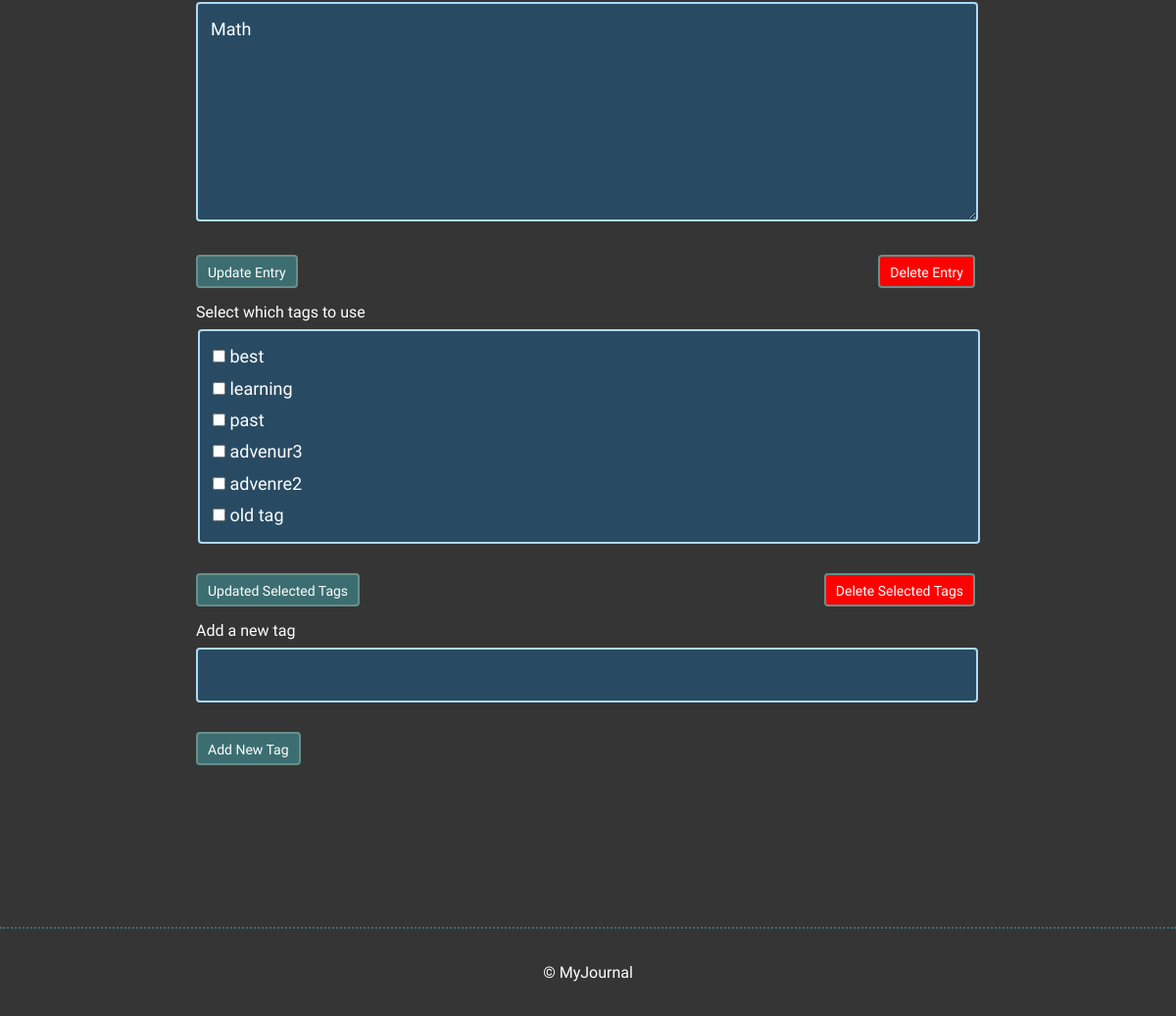
The page /edit.php?id=5 (lower part) on the database as committed earlier.
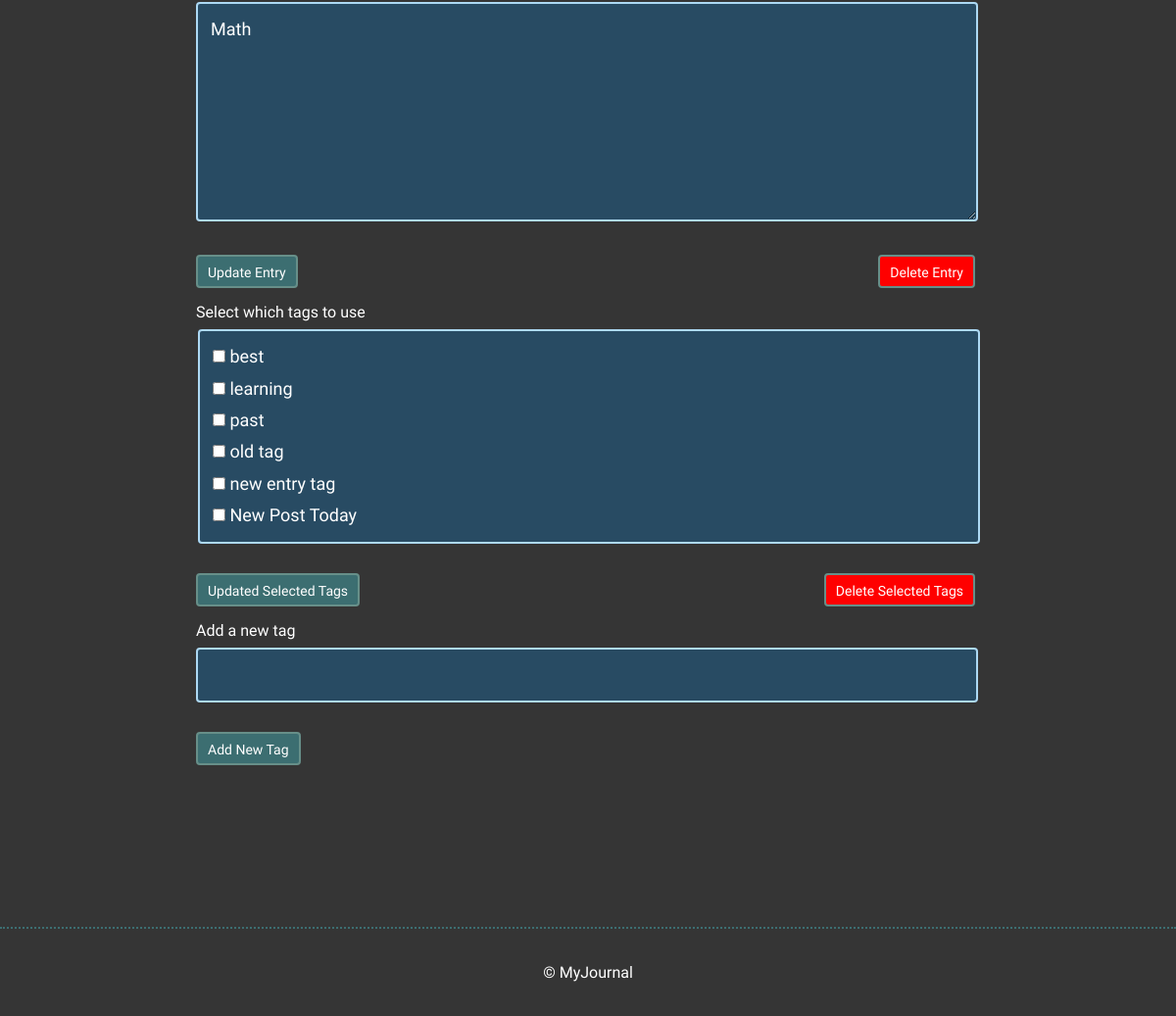
The same page on the database as committed later.
### tables this page shows
CREATE TABLE "tags" (
	"id"	INTEGER PRIMARY KEY AUTOINCREMENT,
	"tags"	TEXT NOT NULL UNIQUE
);

### inc/functions.php (called while the page is built, shortened)
<?php
function get_entry_by_id($id){
    include ("connection.php");
    try {
        $sql = "SELECT * FROM entries WHERE id = :id";
        $stmt = $db->prepare($sql);
        $stmt->bindParam(':id',$id,PDO::PARAM_INT);
        $stmt->execute();
        $results = $stmt->fetch(PDO::FETCH_ASSOC);
        return $results;
    } catch (Exception $e) {
        echo "Unable to query DB" . $e->getMessage();
        die();
    }
}
function get_tags() {
    include ("connection.php");
    try {
        $sql = "SELECT * FROM TAGS";
        $stmt = $db->prepare($sql);
        $stmt->execute();
        $results = $stmt->fetchAll(PDO::FETCH_ASSOC);
        return $results;
    } catch (Exception $e) {
        echo "Unable to query DB" . $e->getMessage();
        die();
    }
}
?>

### edit.php (the view, shortened to what this page needs)
<?php include ("inc/header.php"); ?>
<?php
if ('GET' == $_SERVER['REQUEST_METHOD']) {
    if (isset($_GET['id'])) {
        $entryId = filter_input(INPUT_GET, 'id', FILTER_SANITIZE_NUMBER_INT);
    } else {
        header('location: index.php');
    }
    $editEntry = get_entry_by_id($entryId);
    $tags = get_tags();
}
if (isset($editEntry)) {
    $title = htmlspecialchars($editEntry['title']);
    $date = htmlspecialchars($editEntry['date']);
    $time_spent = htmlspecialchars($editEntry['time_spent']);
    $resources = htmlspecialchars($editEntry['resources']);
}
?>
        <section>
            <div class="container">
                <div class="edit-entry">
                    <form method="post" action="inc/editentry.php?id=<?php echo $entryId;?>">
                        <input id="title" type="text" name="title" value="<?php echo $title;?>"><br>
                        <input id="date" type="date" name="date" value="<?php echo $date;?>"><br>
                        <input id="time_spent" type="text" name="time_spent" value="<?php echo $time_spent;?>"><br>
                        <textarea id="resources-to-remember" rows="5" name="resources"><?php echo $resources;?></textarea>
                        <input type="submit" name="update" value="Update Entry" class="button">
                        <input type="submit" name="delete" value="Delete Entry" class="button2">
                    </form>
                    <form method="post" action="inc/edittags.php">
                    <label for="tags">Select which tags to use</label>
                        <fieldset form="delTags" class="checkbox" >
                        <?php foreach($tags as $tag){
                            echo "<input type=\"checkbox\" name=\"tagId[]\" value=" . $tag['id'] . "> " . $tag['tags'] . "<br>";
                        }
                        ?>
                         </fieldset>
                        <input type="submit" name="update" value="Updated Selected Tags" class="button">
                        <input type="submit" name="delete" value="Delete Selected Tags" class="button2">
                    </form>
                    <form method="post" action="inc/newtag.php">
                    <label for="newTag">Add a new tag</label>
                        <input type="text" id="newTag" name="newTag">
                        <input type="submit" value="Add New Tag" class="button">
                    </form>
                </div>
            </div>
        </section>
<?php include ("inc/footer.php"); ?>

Rows that differ between the two databases and show on the page:
removed tags: tags "advenur3"
removed tags: tags "advenre2"
added tags: tags "new entry tag"
added tags: tags "New Post Today"
